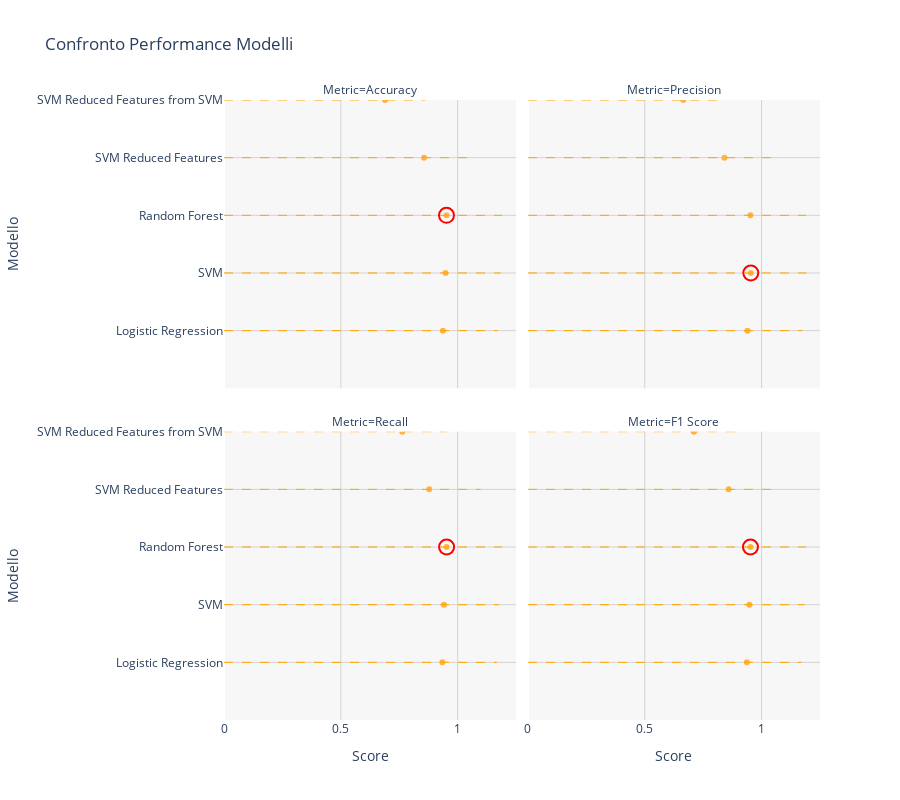

Notebook source saved alongside this figure:
### Markdown cell above
# Plot dei risultati

Di seguito, il plot dei risultati sul TestSet di ogni modello provato

### Code cell
models = ['Logistic Regression', 'SVM', 'Random Forest','SVM Reduced Features', 'SVM Reduced Features from SVM']
accuracies = [acc_lr, acc_svm, acc_rf, acc_svm_no_feature, acc_svm_no_feature2]
precisions = [precision_lr, precision_svm, precision_rf, precision_svm_no_feature, precision_svm_no_feature2]
recalls = [recall_lr, recall_svm, recall_rf, recall_svm_no_feature, recall_svm_no_feature2]
f1_scores = [f1_lr, f1_svm, f1_rf, f1_svm_no_feature, f1_svm_no_feature2]

metrics = {
    'Accuracy': accuracies,
    'Precision': precisions,
    'Recall': recalls,
    'F1 Score': f1_scores
}

import plotly.express as px
import plotly.graph_objects as go
import pandas as pd
import numpy as np

# 1. Preparazione dei dati (usiamo i tuoi modelli e metriche)
data = []
for metric_name, values in metrics.items():
    best_val = max(values)
    for i, model in enumerate(models):
        data.append({
            'Model': model,
            'Value': values[i],
            'Metric': metric_name,
            'is_best': values[i] == best_val  # Flag per il miglior modello
        })

df = pd.DataFrame(data)

# 2. Creiamo il grafico base con Plotly Express
fig = px.scatter(
    df, 
    x='Value', 
    y='Model', 
    facet_col='Metric', 
    facet_col_wrap=2,
    color_discrete_sequence=['#FFB347'], # Colore arancione
    labels={'Value': 'Score', 'Model': 'Modello'},
    title="Confronto Performance Modelli",
    height=800,
    # Il pop-up (hover) è configurato qui:
    hover_data={'Value': ':.3f', 'Metric': False, 'is_best': False} 
)

# 3. Aggiungiamo il cerchio rosso per i "Best Models"
# Filtriamo il dataframe per prendere solo i vincitori
best_df = df[df['is_best'] == True]

for _, row in best_df.iterrows():
    # Identifichiamo in quale "sottopiano" (facet) aggiungere il cerchio
    # Plotly numera i facet da 1 in poi
    metric_list = list(metrics.keys())
    col_idx = (metric_list.index(row['Metric']) % 2) + 1
    row_idx = 2 - (metric_list.index(row['Metric']) // 2) # Inverte perché Plotly conta dal basso
    
    fig.add_trace(
        go.Scatter(
            x=[row['Value']],
            y=[row['Model']],
            mode='markers',
            marker=dict(
                color='rgba(0,0,0,0)', # Trasparente dentro
                size=15,
                line=dict(color='red', width=2) # Cerchio rosso
            ),
            name='Best Model',
            showlegend=False,
            hoverinfo='skip' # Evita che il cerchio rosso interferisca con il pop-up
        ),
        row=row_idx, col=col_idx
    )

# 4. Estetica e linee tratteggiate (hlines)
fig.update_xaxes(range=[0, 1.25], gridcolor='lightgrey', showgrid=True)
fig.update_yaxes(gridcolor='lightgrey', showgrid=True)

# Aggiungiamo le linee tratteggiate orizzontali per ogni punto
for i in range(len(df)):
    row = df.iloc[i]
    metric_list = list(metrics.keys())
    c = (metric_list.index(row['Metric']) % 2) + 1
    r = 2 - (metric_list.index(row['Metric']) // 2)
    
    fig.add_shape(
        type="line",
        x0=0, y0=row['Model'], x1=row['Value'], y1=row['Model'],
        line=dict(color="orange", width=1, dash="dash"),
        xref=f"x{((r-1)*2+c) if ((r-1)*2+c)>1 else ''} domain", # Logica complessa per i facet
        row=r, col=c
    )

fig.update_layout(
    plot_bgcolor='rgba(240,240,240,0.5)', # Sfondo grigio chiaro
    showlegend=False
)

fig.show()

### Figure 1 — Plotly figure (JSON) as saved in the notebook; plotly's stock layout.template omitted (floating-point values rounded to 4 significant figures)
{"data": [{"customdata": [["Accuracy", false], ["Accuracy", false], ["Accuracy", true], ["Accuracy", false], ["Accuracy", false]], "hovertemplate": "Score=%{x:.3f}<br>Modello=%{y}<extra></extra>", "legendgroup": "", "marker": {"color": "#FFB347", "symbol": "circle"}, "mode": "markers", "name": "", "orientation": "h", "showlegend": false, "type": "scatter", "x": [0.937, 0.9479, 0.9523, 0.8561, 0.689], "xaxis": "x3", "y": ["Logistic Regression", "SVM", "Random Forest", "SVM Reduced Features", "SVM Reduced Features from SVM"], "yaxis": "y3"}, {"customdata": [["Precision", false], ["Precision", true], ["Precision", false], ["Precision", false], ["Precision", false]], "hovertemplate": "Score=%{x:.3f}<br>Modello=%{y}<extra></extra>", "legendgroup": "", "marker": {"color": "#FFB347", "symbol": "circle"}, "mode": "markers", "name": "", "orientation": "h", "showlegend": false, "type": "scatter", "x": [0.9393, 0.9539, 0.9519, 0.8409, 0.6646], "xaxis": "x4", "y": ["Logistic Regression", "SVM", "Random Forest", "SVM Reduced Features", "SVM Reduced Features from SVM"], "yaxis": "y4"}, {"customdata": [["Recall", false], ["Recall", false], ["Recall", true], ["Recall", false], ["Recall", false]], "hovertemplate": "Score=%{x:.3f}<br>Modello=%{y}<extra></extra>", "legendgroup": "", "marker": {"color": "#FFB347", "symbol": "circle"}, "mode": "markers", "name": "", "orientation": "h", "showlegend": false, "type": "scatter", "x": [0.9344, 0.9414, 0.9528, 0.8784, 0.7629], "xaxis": "x", "y": ["Logistic Regression", "SVM", "Random Forest", "SVM Reduced Features", "SVM Reduced Features from SVM"], "yaxis": "y"}, {"customdata": [["F1 Score", false], ["F1 Score", false], ["F1 Score", true], ["F1 Score", false], ["F1 Score", false]], "hovertemplate": "Score=%{x:.3f}<br>Modello=%{y}<extra></extra>", "legendgroup": "", "marker": {"color": "#FFB347", "symbol": "circle"}, "mode": "markers", "name": "", "orientation": "h", "showlegend": false, "type": "scatter", "x": [0.9368, 0.9476, 0.9523, 0.8592, 0.7104], "xaxis": "x2", "y": ["Logistic Regression", "SVM", "Random Forest", "SVM Reduced Features", "SVM Reduced Features from SVM"], "yaxis": "y2"}, {"hoverinfo": "skip", "marker": {"color": "rgba(0,0,0,0)", "line": {"color": "red", "width": 2}, "size": 15}, "mode": "markers", "name": "Best Model", "showlegend": false, "type": "scatter", "x": [0.9523], "xaxis": "x3", "y": ["Random Forest"], "yaxis": "y3"}, {"hoverinfo": "skip", "marker": {"color": "rgba(0,0,0,0)", "line": {"color": "red", "width": 2}, "size": 15}, "mode": "markers", "name": "Best Model", "showlegend": false, "type": "scatter", "x": [0.9539], "xaxis": "x4", "y": ["SVM"], "yaxis": "y4"}, {"hoverinfo": "skip", "marker": {"color": "rgba(0,0,0,0)", "line": {"color": "red", "width": 2}, "size": 15}, "mode": "markers", "name": "Best Model", "showlegend": false, "type": "scatter", "x": [0.9528], "xaxis": "x", "y": ["Random Forest"], "yaxis": "y"}, {"hoverinfo": "skip", "marker": {"color": "rgba(0,0,0,0)", "line": {"color": "red", "width": 2}, "size": 15}, "mode": "markers", "name": "Best Model", "showlegend": false, "type": "scatter", "x": [0.9523], "xaxis": "x2", "y": ["Random Forest"], "yaxis": "y2"}], "layout": {"annotations": [{"font": {}, "showarrow": false, "text": "Metric=Recall", "x": 0.245, "xanchor": "center", "xref": "paper", "y": 0.465, "yanchor": "bottom", "yref": "paper"}, {"font": {}, "showarrow": false, "text": "Metric=F1 Score", "x": 0.755, "xanchor": "center", "xref": "paper", "y": 0.465, "yanchor": "bottom", "yref": "paper"}, {"font": {}, "showarrow": false, "text": "Metric=Accuracy", "x": 0.245, "xanchor": "center", "xref": "paper", "y": 1.0, "yanchor": "bottom", "yref": "paper"}, {"font": {}, "showarrow": false, "text": "Metric=Precision", "x": 0.755, "xanchor": "center", "xref": "paper", "y": 1.0, "yanchor": "bottom", "yref": "paper"}], "height": 800, "legend": {"tracegroupgap": 0}, "plot_bgcolor": "rgba(240,240,240,0.5)", "shapes": [{"line": {"color": "orange", "dash": "dash", "width": 1}, "type": "line", "x0": 0, "x1": 0.937, "xref": "x3 domain", "y0": "Logistic Regression", "y1": "Logistic Regression", "yref": "y3"}, {"line": {"color": "orange", "dash": "dash", "width": 1}, "type": "line", "x0": 0, "x1": 0.9479, "xref": "x3 domain", "y0": "SVM", "y1": "SVM", "yref": "y3"}, {"line": {"color": "orange", "dash": "dash", "width": 1}, "type": "line", "x0": 0, "x1": 0.9523, "xref": "x3 domain", "y0": "Random Forest", "y1": "Random Forest", "yref": "y3"}, {"line": {"color": "orange", "dash": "dash", "width": 1}, "type": "line", "x0": 0, "x1": 0.8561, "xref": "x3 domain", "y0": "SVM Reduced Features", "y1": "SVM Reduced Features", "yref": "y3"}, {"line": {"color": "orange", "dash": "dash", "width": 1}, "type": "line", "x0": 0, "x1": 0.689, "xref": "x3 domain", "y0": "SVM Reduced Features from SVM", "y1": "SVM Reduced Features from SVM", "yref": "y3"}, {"line": {"color": "orange", "dash": "dash", "width": 1}, "type": "line", "x0": 0, "x1": 0.9393, "xref": "x4 domain", "y0": "Logistic Regression", "y1": "Logistic Regression", "yref": "y4"}, {"line": {"color": "orange", "dash": "dash", "width": 1}, "type": "line", "x0": 0, "x1": 0.9539, "xref": "x4 domain", "y0": "SVM", "y1": "SVM", "yref": "y4"}, {"line": {"color": "orange", "dash": "dash", "width": 1}, "type": "line", "x0": 0, "x1": 0.9519, "xref": "x4 domain", "y0": "Random Forest", "y1": "Random Forest", "yref": "y4"}, {"line": {"color": "orange", "dash": "dash", "width": 1}, "type": "line", "x0": 0, "x1": 0.8409, "xref": "x4 domain", "y0": "SVM Reduced Features", "y1": "SVM Reduced Features", "yref": "y4"}, {"line": {"color": "orange", "dash": "dash", "width": 1}, "type": "line", "x0": 0, "x1": 0.6646, "xref": "x4 domain", "y0": "SVM Reduced Features from SVM", "y1": "SVM Reduced Features from SVM", "yref": "y4"}, {"line": {"color": "orange", "dash": "dash", "width": 1}, "type": "line", "x0": 0, "x1": 0.9344, "xref": "x domain", "y0": "Logistic Regression", "y1": "Logistic Regression", "yref": "y"}, {"line": {"color": "orange", "dash": "dash", "width": 1}, "type": "line", "x0": 0, "x1": 0.9414, "xref": "x domain", "y0": "SVM", "y1": "SVM", "yref": "y"}, {"line": {"color": "orange", "dash": "dash", "width": 1}, "type": "line", "x0": 0, "x1": 0.9528, "xref": "x domain", "y0": "Random Forest", "y1": "Random Forest", "yref": "y"}, {"line": {"color": "orange", "dash": "dash", "width": 1}, "type": "line", "x0": 0, "x1": 0.8784, "xref": "x domain", "y0": "SVM Reduced Features", "y1": "SVM Reduced Features", "yref": "y"}, {"line": {"color": "orange", "dash": "dash", "width": 1}, "type": "line", "x0": 0, "x1": 0.7629, "xref": "x domain", "y0": "SVM Reduced Features from SVM", "y1": "SVM Reduced Features from SVM", "yref": "y"}, {"line": {"color": "orange", "dash": "dash", "width": 1}, "type": "line", "x0": 0, "x1": 0.9368, "xref": "x2 domain", "y0": "Logistic Regression", "y1": "Logistic Regression", "yref": "y2"}, {"line": {"color": "orange", "dash": "dash", "width": 1}, "type": "line", "x0": 0, "x1": 0.9476, "xref": "x2 domain", "y0": "SVM", "y1": "SVM", "yref": "y2"}, {"line": {"color": "orange", "dash": "dash", "width": 1}, "type": "line", "x0": 0, "x1": 0.9523, "xref": "x2 domain", "y0": "Random Forest", "y1": "Random Forest", "yref": "y2"}, {"line": {"color": "orange", "dash": "dash", "width": 1}, "type": "line", "x0": 0, "x1": 0.8592, "xref": "x2 domain", "y0": "SVM Reduced Features", "y1": "SVM Reduced Features", "yref": "y2"}, {"line": {"color": "orange", "dash": "dash", "width": 1}, "type": "line", "x0": 0, "x1": 0.7104, "xref": "x2 domain", "y0": "SVM Reduced Features from SVM", "y1": "SVM Reduced Features from SVM", "yref": "y2"}], "showlegend": false, "title": {"text": "Confronto Performance Modelli"}, "xaxis": {"anchor": "y", "domain": [0, 0.49], "gridcolor": "lightgrey", "range": [0, 1.25], "showgrid": true, "title": {"text": "Score"}}, "xaxis2": {"anchor": "y2", "domain": [0.51, 1], "gridcolor": "lightgrey", "matches": "x", "range": [0, 1.25], "showgrid": true, "title": {"text": "Score"}}, "xaxis3": {"anchor": "y3", "domain": [0, 0.49], "gridcolor": "lightgrey", "matches": "x", "range": [0, 1.25], "showgrid": true, "showticklabels": false}, "xaxis4": {"anchor": "y4", "domain": [0.51, 1], "gridcolor": "lightgrey", "matches": "x", "range": [0, 1.25], "showgrid": true, "showticklabels": false}, "yaxis": {"anchor": "x", "domain": [0, 0.465], "gridcolor": "lightgrey", "showgrid": true, "title": {"text": "Modello"}}, "yaxis2": {"anchor": "x2", "domain": [0, 0.465], "gridcolor": "lightgrey", "matches": "y", "showgrid": true, "showticklabels": false}, "yaxis3": {"anchor": "x3", "domain": [0.535, 1.0], "gridcolor": "lightgrey", "matches": "y", "showgrid": true, "title": {"text": "Modello"}}, "yaxis4": {"anchor": "x4", "domain": [0.535, 1.0], "gridcolor": "lightgrey", "matches": "y", "showgrid": true, "showticklabels": false}}}
